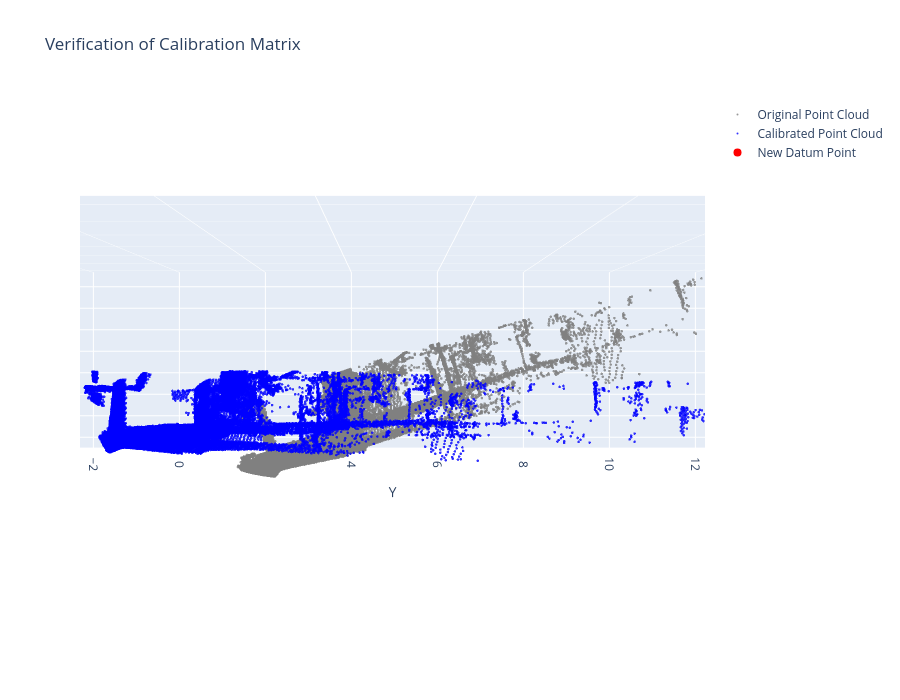

Source (notebook cell):
### Markdown cell above
# COMPARISON VIEWER
(keep this at the lowest)

1. This algorithm is used just to visualize the uncalibrated and calibrated file. Replace both files path accordingly to visualize it.

### Code cell
import numpy as np
import open3d as o3d
import os
import plotly.graph_objects as go

# --- CONFIGURATION ---

# IMPORTANT: Enter the full path to the ORIGINAL, UNCALIBRATED file.
TARGET_FILE_PATH_ORIGINAL = r"C:\Users\Hazimi\OneDrive\CEEM222 6M MEC698 Internship\ground_calibration\uncalib\0,0,0.pcd"

# IMPORTANT: Enter the full path to the CALIBRATED file.
TARGET_FILE_PATH_CALIBRATED = r"C:\Users\Hazimi\OneDrive\CEEM222 6M MEC698 Internship\ground_calibration\calib_batch\0,0,0.pcd"

# A small tolerance to consider a point "at the origin"
ORIGIN_TOLERANCE = 1e-4

# --- MAIN SCRIPT ---

if os.path.exists(TARGET_FILE_PATH_ORIGINAL) and os.path.exists(TARGET_FILE_PATH_CALIBRATED):
    print("✅ Found both original and calibrated files.")
    try:
        # Load both point clouds
        pcd_original = o3d.io.read_point_cloud(TARGET_FILE_PATH_ORIGINAL)
        pcd_calibrated = o3d.io.read_point_cloud(TARGET_FILE_PATH_CALIBRATED)

        points_original = np.asarray(pcd_original.points)
        points_calibrated = np.asarray(pcd_calibrated.points)

        # Check for empty point clouds
        if points_original.size == 0 or points_calibrated.size == 0:
            raise ValueError("One of the point clouds is empty.")

        # --- FINDING THE DATUM POINT ---
        # Find the point closest to the origin in the CALIBRATED point cloud
        distances_to_origin = np.linalg.norm(points_calibrated, axis=1)
        datum_point_idx = np.argmin(distances_to_origin)
        
        # Get the coordinates of that same point in both clouds
        datum_point_calibrated = points_calibrated[datum_point_idx, :]
        datum_point_original = points_original[datum_point_idx, :]

        # --- VISUALIZATION ---

        # Create two traces for the point clouds
        trace_original = go.Scatter3d(
            x=points_original[:, 0],
            y=points_original[:, 1],
            z=points_original[:, 2],
            mode='markers',
            marker=dict(size=1.5, color='gray', opacity=0.8),
            name='Original Point Cloud'
        )

        trace_calibrated = go.Scatter3d(
            x=points_calibrated[:, 0],
            y=points_calibrated[:, 1],
            z=points_calibrated[:, 2],
            mode='markers',
            marker=dict(size=1.5, color='blue', opacity=0.8),
            name='Calibrated Point Cloud'
        )

        # Create a separate trace for the datum point with custom hover text
        hover_text = (
            f"<b>Datum Point</b><br>"
            f"Original Coords: ({np.round(datum_point_original[0], 4)}, "
            f"{np.round(datum_point_original[1], 4)}, "
            f"{np.round(datum_point_original[2], 4)})<br>"
            f"New Coords: ({np.round(datum_point_calibrated[0], 4)}, "
            f"{np.round(datum_point_calibrated[1], 4)}, "
            f"{np.round(datum_point_calibrated[2], 4)})"
        )
        
        trace_datum = go.Scatter3d(
            x=[datum_point_calibrated[0]],
            y=[datum_point_calibrated[1]],
            z=[datum_point_calibrated[2]],
            mode='markers',
            marker=dict(size=8, color='red'),
            name='New Datum Point',
            text=[hover_text],
            hoverinfo="text"
        )

        # Create the figure with all traces
        fig = go.Figure(data=[trace_original, trace_calibrated, trace_datum])

        # Update layout for a better view
        fig.update_layout(
            title="Verification of Calibration Matrix",
            scene=dict(
                aspectmode='data',
                xaxis_title="X", yaxis_title="Y", zaxis_title="Z",
                camera=dict(
                    up=dict(x=0, y=0, z=1),
                    eye=dict(x=1.5, y=0, z=0)
                )
            ),
            showlegend=True,
            width=900,
            height=700
        )

        fig.show()

    except Exception as e:
        print(f"❌ Error processing the file: {e}")
        print("The files may be corrupted or not a valid .pcd format.")
else:
    print(f"❌ Error: One or both of the files were not found.")
    print("Please check the paths and filenames for any typos.")

### Figure 1 — Plotly figure (JSON) as saved in the notebook; plotly's stock layout.template omitted (floating-point values rounded to 4 significant figures; data arrays with more than 128 entries replaced by an {"elided": "..."} marker saying what was removed)
{"data": [{"marker": {"color": "gray", "opacity": 0.8, "size": 1.5}, "mode": "markers", "name": "Original Point Cloud", "type": "scatter3d", "x": {"elided": "36200 float values"}, "y": {"elided": "36200 float values"}, "z": {"elided": "36200 float values"}}, {"marker": {"color": "blue", "opacity": 0.8, "size": 1.5}, "mode": "markers", "name": "Calibrated Point Cloud", "type": "scatter3d", "x": {"elided": "36200 float values"}, "y": {"elided": "36200 float values"}, "z": {"elided": "36200 float values"}}, {"hoverinfo": "text", "marker": {"color": "red", "size": 8}, "mode": "markers", "name": "New Datum Point", "text": ["<b>Datum Point</b><br>Original Coords: (-0.0392, 2.3611, -0.572)<br>New Coords: (0.0, 0.0, 0.0)"], "type": "scatter3d", "x": [4.954e-08], "y": [1.726e-07], "z": [2.865e-07]}], "layout": {"height": 700, "scene": {"aspectmode": "data", "camera": {"eye": {"x": 1.5, "y": 0, "z": 0}, "up": {"x": 0, "y": 0, "z": 1}}, "xaxis": {"title": {"text": "X"}}, "yaxis": {"title": {"text": "Y"}}, "zaxis": {"title": {"text": "Z"}}}, "showlegend": true, "title": {"text": "Verification of Calibration Matrix"}, "width": 900}}
